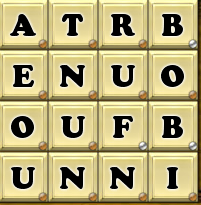
#> input picture images/Screenshot 2023-03-17 223042.png, 201 x 205 px
$ python legacy.py
#> lines starting #> are read from the running program, lines starting #| are printed output that depends on the picture
import os
import pytesseract
from PIL import Image

pytesseract.pytesseract.tesseract_cmd = r'C:\Program Files\Tesseract-OCR\tesseract.exe'

# Load the image and convert it to grayscale
img = Image.open(os.path.join('images', "Screenshot 2023-03-17 223042.png")).convert('L')
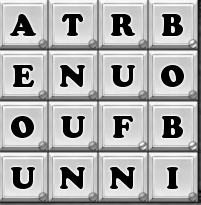
#> img: PIL image 201x205 L; min 0, max 254, mean 172

# get width and height of image
width, height = img.size
#> width = 201; height = 205
tile_width = width/4
#> tile_width = 50.25
tile_height = height/4
#> tile_height = 51.25
text = ""

# Use pytesseract to extract the text from the image
for i in range(4):
    for j in range(4):
#> (the run stopped early here; a loop or call above may not have finished)

$ run again, with images/Screenshot 2023-03-19 232943.png copied over images/Screenshot 2023-03-17 223042.png
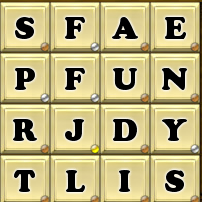
#> input picture images/Screenshot 2023-03-19 232943.png, 202 x 202 px
#> `img = Image.open(os.path.join('images', "Screenshot 2023-03-17 223042...`:
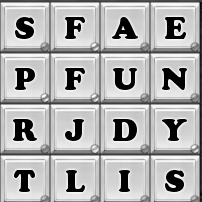
#> img: PIL image 202x202 L; min 0, max 254, mean 176
